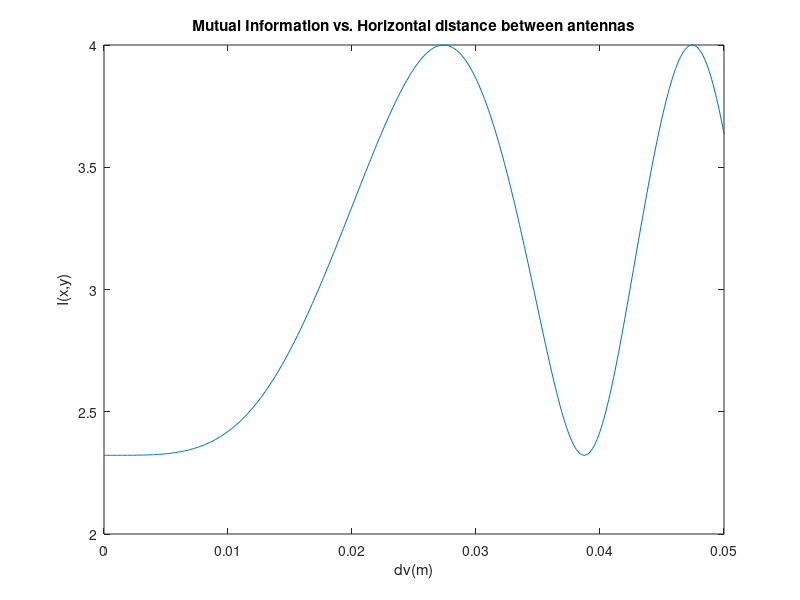

Here is the MATLAB script that generated this plot:
% Emilio Rodriguez
% Homework 2: Gemetrical Channel Model for line-of-sigh MIMO

clc; clear; close all;

nt = 4;
nr = 4;
D = 0.30; % 30 cm
f = 60e9; % 60 GHz
c = 3e8;
lamb = c/f;

mi = [0 1]; % tx
ni = [0 1];
mj = [0 1]; % rx
nj = [0 1];

dv = 0:0.0001:0.05;
dh = dv;

H = zeros(nt,nr);
P = zeros(1,length(dv));

var_x = 1/4;
var_w = 1;

for k = 1:length(dv)
    for t = 1:nt
        for r = 1:nr
            t_b = de2bi(t-1,2);
            r_b = de2bi(r-1,2);
            H(r,t) = exp(1i*((2*pi)/lamb)*(((dv(k)^2)/(2*D))*(r_b(1)-t_b(1))^2 ...
            + ((dh(k)^2)/(2*D))*(r_b(2)-t_b(2))^2));
        end
    end
    P(1,k) = real(det(eye(nt) + (var_x/var_w)*(H')*H));
end

I = log10(P)/log10(2);

% Ploting I(x,y) vs. dv
plot(dv,I);
title ('Mutual Information vs. Horizontal distance between antennas');
xlabel('dv(m)');
ylabel('I(x,y)');
